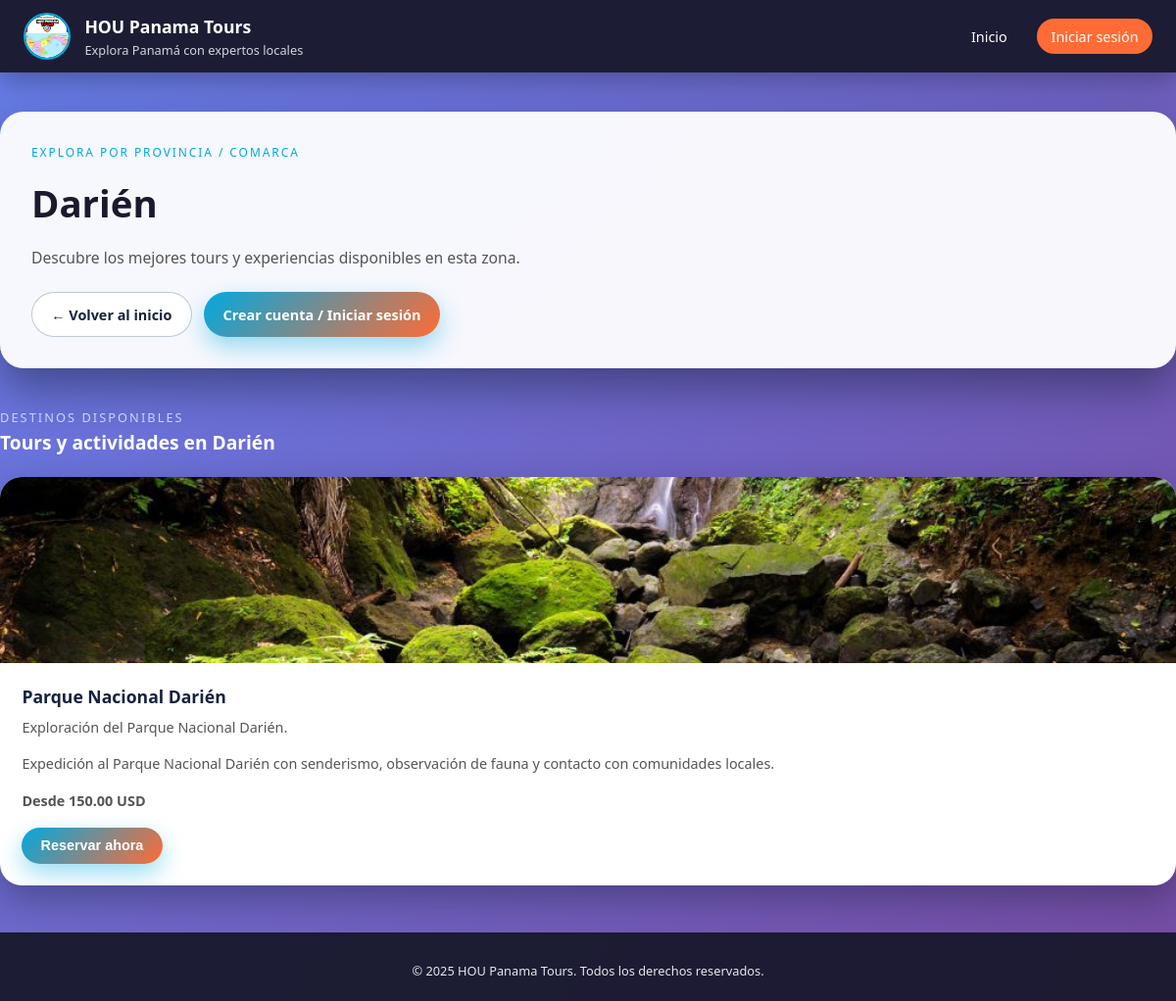
The app's page /provincia.php?slug=Darién with its own data.
### tables this page shows
CREATE TABLE destinos (
  id INT AUTO_INCREMENT PRIMARY KEY,
  codigo VARCHAR(20) NOT NULL UNIQUE,
  nombre VARCHAR(150) NOT NULL,
  provincia VARCHAR(80) NOT NULL,
  descripcion_corta VARCHAR(255) NOT NULL,
  descripcion_larga TEXT NOT NULL,
  precio_base DECIMAL(10,2) NOT NULL,
  imagen VARCHAR(255) NOT NULL,
  activo TINYINT(1) NOT NULL DEFAULT 1
);

### provincia.php (the view, shortened to what this page needs)
<?php
require_once 'config.php';
$usuario = null;
$slug = $_GET['slug'] ?? '';
$provincia = null;
$destinos = [];
if ($slug !== '') {
    $stmt = $pdo->prepare("
        SELECT provincia AS nombre_provincia
        FROM destinos
        WHERE provincia = ?
        LIMIT 1
    ");
    $stmt->execute([$slug]);
    $provincia = $stmt->fetch(PDO::FETCH_ASSOC);
    $stmt = $pdo->prepare("
        SELECT id, nombre, descripcion_corta, descripcion_larga, precio_base, imagen
        FROM destinos
        WHERE provincia = ? AND activo = 1
        ORDER BY nombre
    ");
    $stmt->execute([$slug]);
    $destinos = $stmt->fetchAll(PDO::FETCH_ASSOC);
}
?>
<!DOCTYPE html>
<html lang="es">
<head>
    <link rel="stylesheet" href="css/style.css">
</head>
<body>
<header class="header">
    <div class="header-inner">
        <div class="brand" onclick="window.location.href='index.php'" style="cursor:pointer;">
            <div class="brand-logo">
                <img src="Imagenes/empresas_hou.jpg"
                     alt="HOU Panama Tours"
                     style="width:100%;height:100%;object-fit:cover;border-radius:50%;">
            </div>
            <div>
                <div class="brand-title">HOU Panama Tours</div>
                <div class="brand-subtitle">Explora Panamá con expertos locales</div>
            </div>
        </div>
        <nav class="nav">
            <a href="index.php">Inicio</a>
            <?php if ($usuario): ?>
                <?php if (($usuario['rol'] ?? 'usuario') !== 'admin'): ?>
                    <a href="mis-reservas.php">Mis reservas</a>
                <?php endif; ?>
                <?php if (($usuario['rol'] ?? 'usuario') === 'admin'): ?>
                    <a href="admin.php">Panel de Adminnistrador</a>
                <?php endif; ?>
                <span class="user-pill">👤 <?php echo htmlspecialchars($usuario['nombre']); ?></span>
                <a href="index.php?logout=1" class="nav-cta">Cerrar sesión</a>
            <?php else: ?>
                <a href="login.php" class="nav-cta">Iniciar sesión</a>
            <?php endif; ?>
        </nav>
    </div>
</header>
<section class="hero">
    <div class="hero-grid">
        <div>
            <p class="hero-kicker">Explora por provincia / comarca</p>
            <h1 class="hero-title">
                <?php
                if ($provincia) {
                    echo htmlspecialchars($provincia['nombre_provincia']);
                } else {
                    echo 'Provincia no encontrada';
                }
                ?>
            </h1>
            <p class="hero-subtitle">
                <?php if ($provincia): ?>
                    Descubre los mejores tours y experiencias disponibles en esta zona.
                <?php else: ?>
                    Lo sentimos, no pudimos cargar la información de esta provincia o comarca.
                <?php endif; ?>
            </p>
            <div class="hero-actions">
                <a href="index.php" class="btn btn-ghost">← Volver al inicio</a>
                <?php if ($usuario): ?>
                    <a href="mis-reservas.php" class="btn btn-primary">Ver mis reservas</a>
                <?php else: ?>
                    <a href="login.php" class="btn btn-primary">Crear cuenta / Iniciar sesión</a>
                <?php endif; ?>
            </div>
        </div>
    </div>
</section>
<section class="section">
    <div class="section-header">
        <p class="section-kicker">Destinos disponibles</p>
        <h2 class="section-title">
            Tours y actividades en
            <?php echo htmlspecialchars($provincia['nombre_provincia'] ?? $slug ?: 'esta provincia'); ?>
        </h2>
    </div>
    <?php if (!empty($destinos)): ?>
        <div class="card-grid">
            <?php foreach ($destinos as $d): ?>
                <div class="card">
                    <?php if (!empty($d['imagen'])): ?>
                        <div class="card-image">
                            <img src="<?php echo htmlspecialchars($d['imagen']); ?>"
                                 alt="<?php echo htmlspecialchars($d['nombre']); ?>">
                        </div>
                    <?php endif; ?>
                    <div class="card-content">
                        <h3 class="card-title">
                            <?php echo htmlspecialchars($d['nombre']); ?>
                        </h3>
                        <p class="card-description">
                            <?php echo htmlspecialchars($d['descripcion_corta']); ?>
                        </p>
                        <p class="card-description" style="margin-top:0.5rem;">
                            <?php echo htmlspecialchars($d['descripcion_larga']); ?>
                        </p>
                        <p class="card-description" style="margin-top:0.5rem;font-weight:600;">
                            Desde <?php echo number_format($d['precio_base'], 2); ?> USD
                        </p>
                        <div class="hero-actions" style="margin-top:1rem;">
                            <form method="get" action="reserva.php">
                                <button class="btn btn-primary" type="submit">Reservar ahora</button>
                            </form>
                        </div>
                    </div>
                </div>
            <?php endforeach; ?>
        </div>
    <?php else: ?>
        <p style="color:#fff;margin-top:1rem;">
            No hay tours configurados para esta provincia/comarca.
        </p>
    <?php endif; ?>
</section>
<footer class="footer">
    <p>© <?php echo date('Y'); ?> HOU Panama Tours. Todos los derechos reservados.</p>
</footer>
</body>
</html>

### style.css (style rules this page uses)
* { box-sizing: border-box; margin: 0; padding: 0; }
:root { --primary: #00A9E0; --secondary: #FF6B35; --dark: #1a1a2e; --light: #f8f9fa; --accent: #16213e; }
body { font-family: 'Segoe UI', Tahoma, Geneva, Verdana, sans-serif; background: linear-gradient(135deg, #667eea 0%, #764ba2 100%); color: #222; line-height: 1.6; }
a { color: inherit; text-decoration: none; }
img { max-width: 100%; display: block; }
.header { background: rgba(26, 26, 46, 0.96); color: #fff; position: sticky; top: 0; z-index: 50; box-shadow: 0 10px 25px rgba(0, 0, 0, 0.25); }
.header-inner { max-width: 1200px; margin: 0 auto; padding: 0.8rem 1.5rem; display: flex; align-items: center; justify-content: space-between; gap: 1rem; }
.brand { display: flex; align-items: center; gap: 0.9rem; }
.brand-logo { width: 48px; height: 48px; border-radius: 50%; overflow: hidden; border: 2px solid var(--primary); }
.brand-title { font-weight: 700; font-size: 1.1rem; }
.brand-subtitle { font-size: 0.8rem; color: #d1d5db; }
.nav { display: flex; align-items: center; gap: 1rem; }
.nav a { font-size: 0.9rem; padding: 0.4rem 0.9rem; border-radius: 999px; position: relative; }
.nav a::after { content: ""; position: absolute; bottom: -5px; left: 0; width: 0; height: 2px; background: var(--primary); transition: width 0.25s; }
.nav-cta { background: var(--secondary); color: #fff; border-radius: 25px; }
.hero { max-width: 1200px; margin: 2.5rem auto; padding: 2rem; background: rgba(255, 255, 255, 0.95); border-radius: 24px; box-shadow: 0 20px 45px rgba(15, 23, 42, 0.45); }
.hero-grid { display: grid; grid-template-columns: minmax(0, 1.4fr) minmax(0, 1fr); gap: 2rem; align-items: center; }
.hero-kicker { text-transform: uppercase; letter-spacing: 0.16em; font-size: 0.75rem; color: var(--primary); margin-bottom: 0.75rem; }
.hero-title { font-size: clamp(2.1rem, 3.2vw, 2.6rem); font-weight: 700; color: var(--dark); margin-bottom: 0.75rem; }
.hero-subtitle { font-size: 0.98rem; color: #555; margin-bottom: 1.4rem; }
.hero-actions { display: flex; flex-wrap: wrap; gap: 0.8rem; }
.btn { display: inline-flex; align-items: center; justify-content: center; padding: 0.65rem 1.2rem; border-radius: 999px; border: none; cursor: pointer; font-size: 0.9rem; font-weight: 600; transition: transform 0.2s, box-shadow 0.2s, opacity 0.2s; }
.btn-primary { background: linear-gradient(135deg, var(--primary), var(--secondary)); color: white; box-shadow: 0 10px 25px rgba(0, 169, 224, 0.4); }
.btn-ghost { background: #ffffff; color: var(--accent); border: 1px solid rgba(148, 163, 184, 0.6); }
.section { margin: 2.5rem auto; max-width: 1200px; }
.section-header { margin-bottom: 1.2rem; }
.section-title { font-size: 1.2rem; font-weight: 700; color: #fff; }
.section-kicker { font-size: 0.8rem; text-transform: uppercase; letter-spacing: 0.16em; color: #cbd5f5; }
.card-grid { display: grid; grid-template-columns: repeat(auto-fit, minmax(260px, 1fr)); gap: 1.7rem; }
.card { background: white; border-radius: 22px; overflow: hidden; box-shadow: 0 15px 35px rgba(15, 23, 42, 0.35); display: flex; flex-direction: column; }
.card-image { height: 190px; overflow: hidden; }
.card-image img { width: 100%; height: 100%; object-fit: cover; transform: scale(1.02); transition: transform 0.4s; }
.card-content { padding: 1.3rem 1.4rem 1.4rem; }
.card-title { font-size: 1.1rem; font-weight: 700; margin-bottom: 0.35rem; color: var(--accent); }
.card-description { font-size: 0.9rem; color: #555; margin-bottom: 0.9rem; }
.footer { margin-top: 3rem; padding: 1.8rem 1rem 1.3rem; font-size: 0.8rem; color: #e5e7eb; text-align: center; background: rgba(26, 26, 46, 0.96); }

### records on screen
destinos: provincia "Darién", imagen (picture), nombre "Parque Nacional Darién", descripcion_corta "Exploración del Parque Nacional Darién.", descripcion_larga "Expedición al Parque Nacional Darién con senderismo, observación de fauna y contacto con comunidades locales.", precio_base "150.00"
